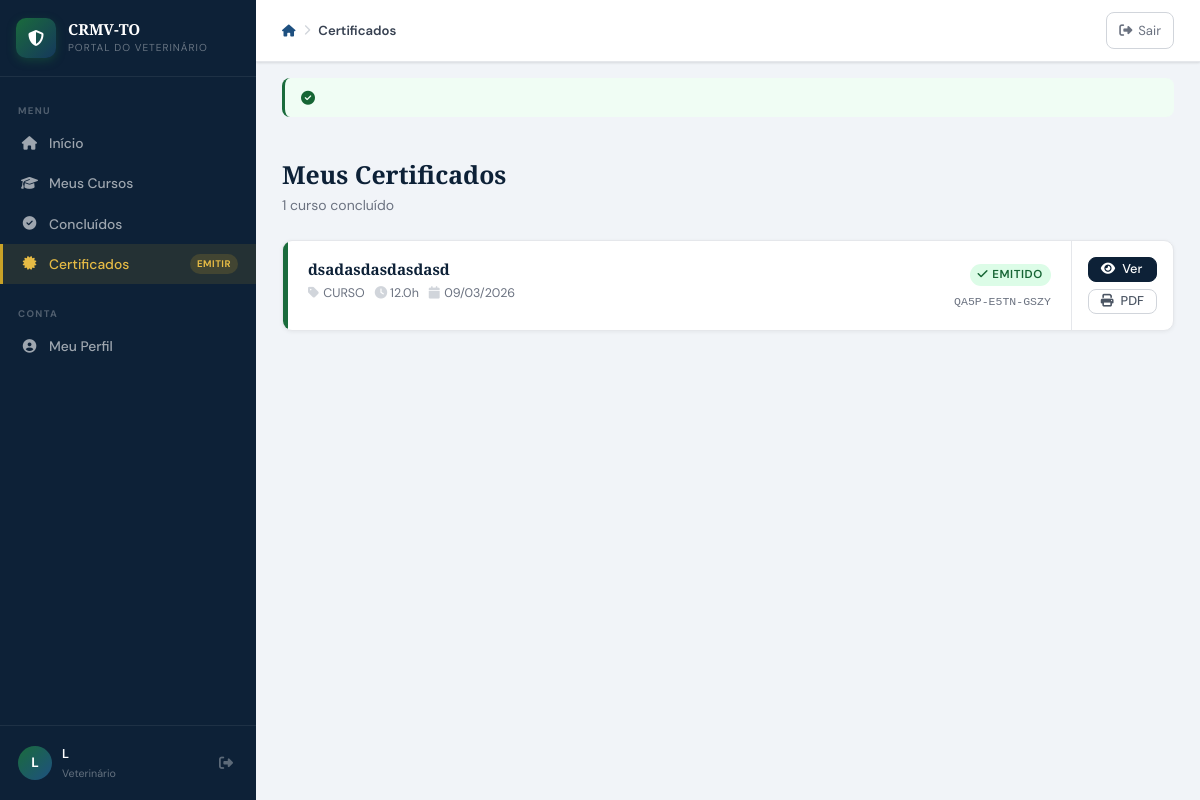
The app's page /aluno/certificados.php (signed in), older data.
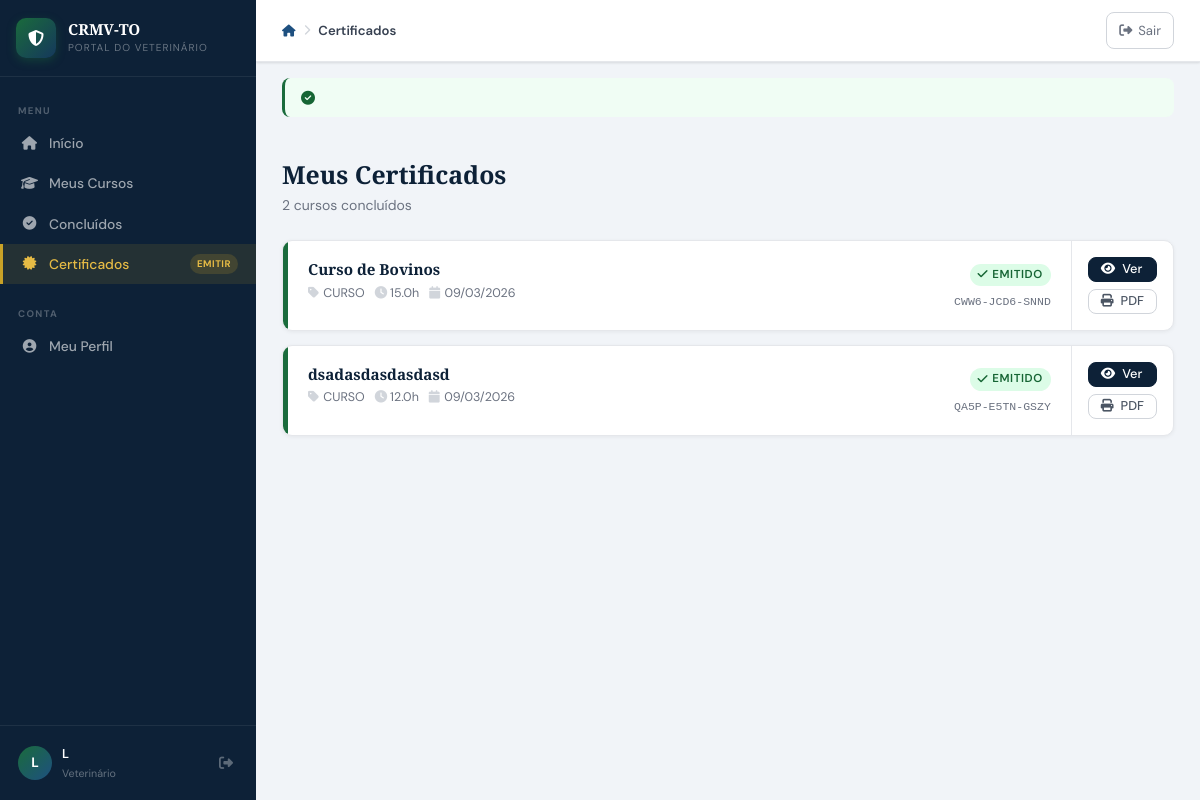
The same page, newer data.
### tables this page shows
CREATE TABLE `tbl_matriculas` (
  `matricula_id` int(10) UNSIGNED NOT NULL,
  `usuario_id` int(10) UNSIGNED NOT NULL,
  `curso_id` int(10) UNSIGNED NOT NULL,
  `status` enum('ATIVA','CONCLUIDA','CANCELADA','REPROVADO') NOT NULL DEFAULT 'ATIVA',
  `nota_final` decimal(5,2) DEFAULT NULL,
  `presenca_percent` decimal(5,2) DEFAULT NULL,
  `certificado_gerado` tinyint(1) NOT NULL DEFAULT 0,
  `certificado_codigo` varchar(20) DEFAULT NULL,
  `certificado_emitido_em` datetime DEFAULT NULL,
  `progresso_ead` tinyint(4) NOT NULL DEFAULT 0,
  `matriculado_em` datetime NOT NULL DEFAULT current_timestamp(),
  `atualizado_em` datetime DEFAULT NULL ON UPDATE current_timestamp()
);

CREATE TABLE `tbl_certificados` (
  `cert_id` int(10) UNSIGNED NOT NULL,
  `matricula_id` int(10) UNSIGNED NOT NULL,
  `codigo` varchar(20) NOT NULL,
  `emitido_em` datetime NOT NULL DEFAULT current_timestamp(),
  `qr_path` varchar(200) DEFAULT NULL,
  `pdf_path` varchar(200) DEFAULT NULL,
  `valido` tinyint(1) NOT NULL DEFAULT 1
);

CREATE TABLE `tbl_cursos` (
  `curso_id` int(10) UNSIGNED NOT NULL,
  `categoria_id` int(10) UNSIGNED DEFAULT NULL,
  `titulo` varchar(200) NOT NULL,
  `descricao` text DEFAULT NULL,
  `capa` varchar(120) DEFAULT NULL,
  `observacoes` text DEFAULT NULL,
  `tipo` enum('CURSO','PALESTRA','WORKSHOP','CONGRESSO','WEBINAR') NOT NULL DEFAULT 'CURSO',
  `modalidade` enum('PRESENCIAL','EAD','HIBRIDO') NOT NULL DEFAULT 'PRESENCIAL',
  `carga_horaria` decimal(5,1) NOT NULL DEFAULT 0.0,
  `vagas` smallint(6) DEFAULT NULL,
  `data_inicio` date DEFAULT NULL,
  `data_fim` date DEFAULT NULL,
  `horario` varchar(100) DEFAULT NULL,
  `local_nome` varchar(150) DEFAULT NULL,
  `local_cidade` varchar(80) DEFAULT NULL,
  `local_uf` char(2) DEFAULT 'TO',
  `local_endereco` varchar(200) DEFAULT NULL,
  `link_ead` varchar(300) DEFAULT NULL,
  `youtube_id` varchar(30) DEFAULT NULL,
  `valor` decimal(8,2) NOT NULL DEFAULT 0.00,
  `status` enum('RASCUNHO','PUBLICADO','ENCERRADO','CANCELADO') NOT NULL DEFAULT 'RASCUNHO',
  `cert_modelo` text DEFAULT NULL,
  `cert_conteudo_programatico` mediumtext DEFAULT NULL COMMENT 'HTML do conteúdo programático (verso do certificado)',
  `cert_validade` smallint(6) DEFAULT NULL,
  `cert_obs` text DEFAULT NULL COMMENT 'Observação interna do certificado (não aparece impresso)',
  `ativo` tinyint(1) NOT NULL DEFAULT 1,
  `criado_em` datetime NOT NULL DEFAULT current_timestamp(),
  `atualizado_em` datetime DEFAULT NULL ON UPDATE current_timestamp(),
  `criado_por` int(10) UNSIGNED DEFAULT NULL,
  `instrutor_id` int(11) DEFAULT NULL,
  `requer_avaliacao` tinyint(1) NOT NULL DEFAULT 0,
  `avaliacao_com_nota` tinyint(1) NOT NULL DEFAULT 0,
  `nota_minima` decimal(5,2) DEFAULT 70.00,
  `tentativas_maximas` smallint(6) NOT NULL DEFAULT 3,
  `cert_frente_html` text DEFAULT NULL,
  `cert_verso_html` text DEFAULT NULL
);

### includes/conexao.php (called while the page is built, shortened)
<?php
function getConn(): PDO {
    static $pdo = null;
    if ($pdo === null) {
        try {
            $dsn = "mysql:host=" . DB_HOST . ";port=" . DB_PORT . ";dbname=" . DB_NAME . ";charset=utf8mb4";
            $pdo = new PDO($dsn, DB_USER, DB_PASS, [
                PDO::ATTR_ERRMODE            => PDO::ERRMODE_EXCEPTION,
                PDO::ATTR_DEFAULT_FETCH_MODE => PDO::FETCH_ASSOC,
                PDO::ATTR_EMULATE_PREPARES   => false,
            ]);
        } catch (PDOException $e) {
            die('<div style="font-family:monospace;background:#fee2e2;color:#7f1d1d;padding:20px;margin:20px;border-radius:8px">
                <strong>Erro de conexão com o banco:</strong><br>' . htmlspecialchars($e->getMessage()) . '
                <br><br>Verifique se o XAMPP está rodando e o banco <strong>' . DB_NAME . '</strong> foi criado.
            </div>');
        }
    }
    return $pdo;
}
function dbQuery(string $sql, array $params = []): array {
    $stmt = getConn()->prepare($sql);
    $stmt->execute($params);
    return $stmt->fetchAll();
}
function fmtData(?string $d): string {
    try { return (new DateTime($d))->format('d/m/Y'); }
    catch (Exception) { return '-'; }
}

### aluno/certificados.php (the view, shortened to what the changed rows need)
<?php
require_once __DIR__ . '/../includes/conexao.php';
$usr_id = (int)$_SESSION['usr_id'];
$cursos_cert = dbQuery(
    "SELECT m.matricula_id, m.status, m.certificado_gerado, m.certificado_codigo,
            m.nota_final, m.matriculado_em,
            c.titulo, c.tipo, c.carga_horaria, c.data_inicio, c.data_fim,
            cert.cert_id, cert.codigo, cert.emitido_em
     FROM tbl_matriculas m
     INNER JOIN tbl_cursos c ON m.curso_id = c.curso_id
     LEFT  JOIN tbl_certificados cert ON cert.matricula_id = m.matricula_id AND cert.valido = 1
     WHERE m.usuario_id = ? AND m.status = 'CONCLUIDA' AND c.ativo = 1
     ORDER BY m.matriculado_em DESC",
    [$usr_id]
);
require_once __DIR__ . '/../includes/layout_aluno.php';
?>
<div class="pg-header">
    <div class="pg-header-row">
        <div>
            <h1 class="pg-titulo">Meus Certificados</h1>
            <p class="pg-subtitulo"><?= count($cursos_cert) ?> curso<?= count($cursos_cert) !== 1 ? 's' : '' ?> concluído<?= count($cursos_cert) !== 1 ? 's' : '' ?></p>
        </div>
    </div>
</div>
<?php if (empty($cursos_cert)): ?>
<div class="card">
    <div class="vazio" style="padding:64px">
        <i class="fa-solid fa-certificate"></i>
        <h3>Nenhum curso concluído ainda</h3>
        <p>Conclua um curso para emitir seu certificado.</p>
        <a href="/crmv/aluno/dashboard.php" class="btn btn-secundario btn-sm" style="margin-top:14px">
            <i class="fa-solid fa-arrow-left"></i> Ver meus cursos
        </a>
    </div>
</div>
<?php else: ?>
<div style="display:flex;flex-direction:column;gap:14px">
<?php foreach ($cursos_cert as $item): ?>
<div class="card" style="overflow:hidden">
    <div style="display:flex;align-items:center;gap:0;flex-wrap:wrap">
        <div style="width:5px;align-self:stretch;background:<?= $item['cert_id'] ? 'var(--verde)' : 'var(--ouro)' ?>;flex-shrink:0"></div>
        <div style="flex:1;padding:16px 20px;min-width:0">
            <div style="display:flex;align-items:flex-start;justify-content:space-between;gap:12px;flex-wrap:wrap">
                <div style="flex:1;min-width:0">
                    <div style="font-family:var(--font-titulo);font-size:.95rem;font-weight:700;
                                color:var(--azul-esc);margin-bottom:4px;line-height:1.3">
                        <?= htmlspecialchars($item['titulo']) ?>
                    </div>
                    <div style="display:flex;flex-wrap:wrap;gap:10px;font-size:.78rem;color:var(--c500)">
                        <span><i class="fa-solid fa-tag" style="width:12px;color:var(--c300)"></i> <?= htmlspecialchars($item['tipo']) ?></span>
                        <span><i class="fa-solid fa-clock" style="width:12px;color:var(--c300)"></i> <?= $item['carga_horaria'] ?>h</span>
                        <?php if ($item['data_inicio']): ?>
                        <span><i class="fa-solid fa-calendar" style="width:12px;color:var(--c300)"></i> <?= fmtData($item['data_inicio']) ?></span>
                        <?php endif; ?>
                    </div>
                </div>
                <div style="text-align:right;flex-shrink:0">
                    <?php if ($item['cert_id']): ?>
                    <span class="badge b-verde" style="margin-bottom:5px;display:inline-flex">
                        <i class="fa-solid fa-check"></i> Emitido
                    </span>
                    <div style="font-size:.72rem;font-family:monospace;color:var(--c500);margin-top:2px">
                        <?= htmlspecialchars($item['codigo']) ?>
                    </div>
                    <?php else: ?>
                    <span class="badge b-ouro" style="display:inline-flex">
                        <i class="fa-solid fa-hourglass-half"></i> Disponível
                    </span>
                    <?php endif; ?>
                </div>
            </div>
        </div>
        <div style="padding:16px;border-left:1px solid var(--c200);display:flex;flex-direction:column;gap:7px;flex-shrink:0">
            <?php if ($item['cert_id']): ?>
            <a href="/crmv/aluno/certificado_ver.php?id=<?= $item['matricula_id'] ?>"
               class="btn btn-secundario btn-sm">
                <i class="fa-solid fa-eye"></i> Ver
            </a>
            <a href="/crmv/admin/certificados/imprimir.php?codigo=<?= urlencode($item['codigo']) ?>"
               target="_blank" class="btn btn-ghost btn-sm">
                <i class="fa-solid fa-print"></i> PDF
            </a>
            <?php endif; ?>
        </div>
    </div>
</div>
<?php endforeach; ?>
</div>
<?php endif; ?>
<?php require_once __DIR__ . '/../includes/layout_aluno_footer.php'; ?>

Row changes from the older to the newer data that the page shows:
added tbl_matriculas: curso.titulo "Curso de Bovinos", curso.tipo "CURSO", curso.carga_horaria "15.0", curso.data_inicio "09/03/2026", tbl_certificados.codigo "CWW6-JCD6-SNND"
Text that changed along with them:
count($cursos_cert): "1" → "2"
text now shown: "s s"
